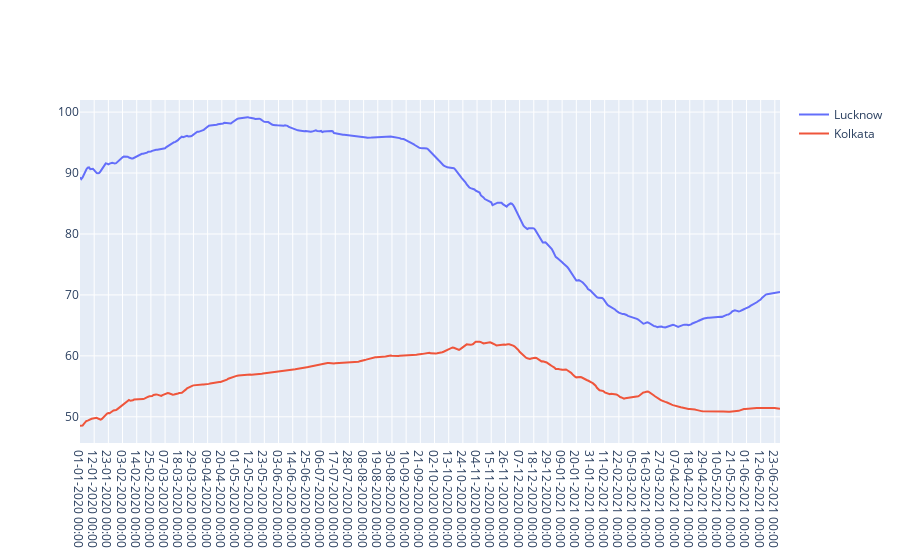

The cell this chart's notebook holds for it:
### Code cell
fig = go.Figure()
fig.add_trace(go.Scatter(x=df_lucknow[:len(lucknow_average_data)]['From'],y=lucknow_average_data,name="Lucknow") )
fig.add_trace(go.Scatter(x=df_kolkata[:len(kolkata_average_data)]['From'],y=kolkata_average_data,name="Kolkata") )
fig.show()

### Figure 1 — Plotly figure (JSON) as saved in the notebook; plotly's stock layout.template omitted (floating-point values rounded to 4 significant figures; data arrays with more than 128 entries replaced by an {"elided": "..."} marker saying what was removed)
{"data": [{"name": "Lucknow", "type": "scatter", "x": {"elided": "544 str values"}, "y": {"elided": "544 float values"}}, {"name": "Kolkata", "type": "scatter", "x": {"elided": "544 str values"}, "y": {"elided": "544 float values"}}], "layout": {}}
